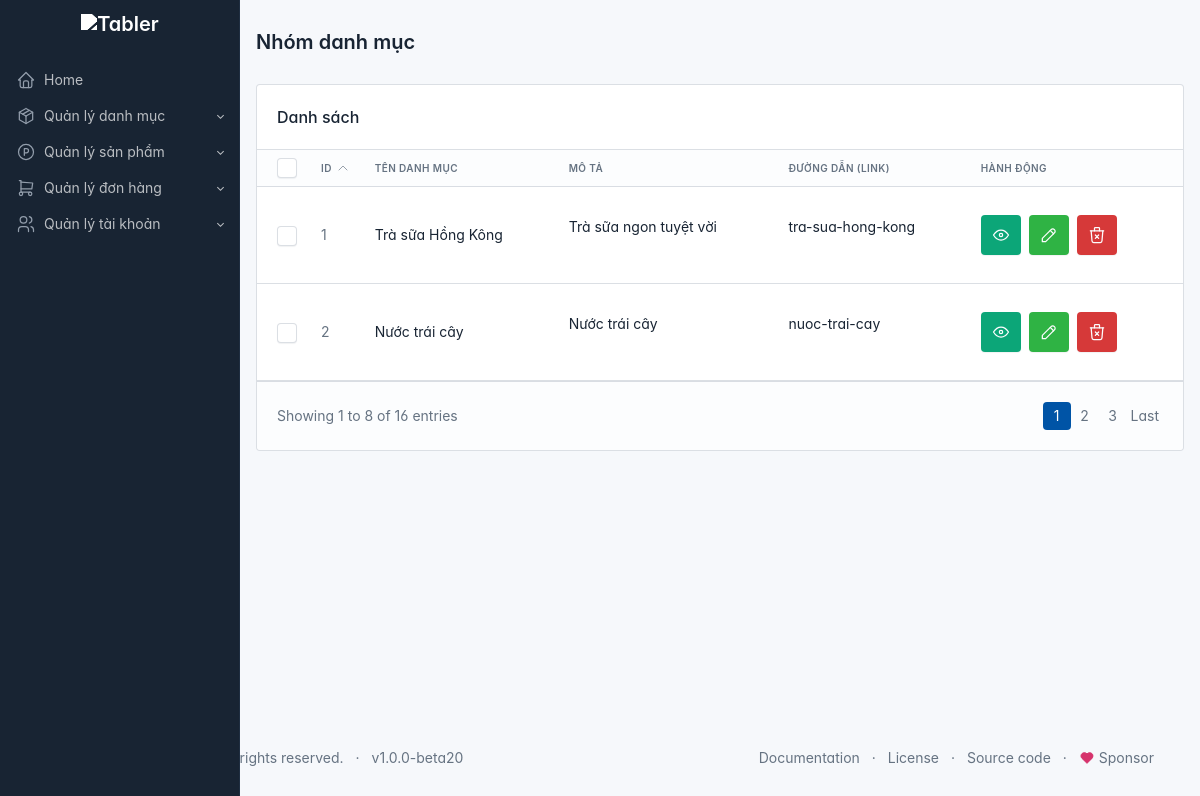
The app's page /admin/index.php?controller=category (signed in) with its own data.
### tables this page shows
CREATE TABLE `product_categories` (
  `id` int NOT NULL,
  `category_name` varchar(100) NOT NULL,
  `slug` varchar(255) NOT NULL,
  `description` varchar(300) NOT NULL,
  `created_at` timestamp NOT NULL DEFAULT CURRENT_TIMESTAMP,
  `updated_at` datetime NOT NULL DEFAULT CURRENT_TIMESTAMP
);

### admin/index.php (called while the page is built, shortened)
<?php
include './block/header.php';
include './block/main.php';
include './block/footer.php';
?>

### admin/category/quan-ly.php (the view, shortened to what this page needs)
<?php
$base_url = "/admin/index.php?controller=category";
$sql = "SELECT * FROM product_categories";
$result = mysqli_query($conn, $sql);
$records_per_page = 2;
$total_records_sql = "SELECT COUNT(*) AS total_records FROM product_categories";
$total_records_result = $conn->query($total_records_sql);
$total_records_row = $total_records_result->fetch_assoc();
$total_records = $total_records_row['total_records'];
$total_pages = ceil($total_records / $records_per_page);
$current_page = isset($_GET['page']) ? $_GET['page'] : 1;
$offset = ($current_page - 1) * $records_per_page;
$sql = "SELECT * FROM product_categories LIMIT $records_per_page OFFSET $offset";
$result = $conn->query($sql);
?>
<div class="page-wrapper">
    <div class="page-header d-print-none">
        <div class="container-xl">
            <div class="row g-2 align-items-center">
                <div class="col">
                    <h2 class="page-title">
                        Nhóm danh mục
                    </h2>
                </div>
            </div>
        </div>
    </div>
    <div class="page-body">
        <div class="container-xl">
            <div class="row row-deck row-cards">
                <div class="col-12">
                    <div class="card">
                        <div class="card-header">
                            <h3 class="card-title">Danh sách</h3>
                        </div>
                        <div class="table-responsive">
                            <table class="table card-table table-vcenter text-nowrap datatable">
                                <thead>
                                <tr>
                                    <th class="w-1"><input class="form-check-input m-0 align-middle" type="checkbox" aria-label="Select all invoices"></th>
                                    <th class="w-1">ID
                                        <svg xmlns="http://www.w3.org/2000/svg" class="icon icon-sm icon-thick" width="24" height="24" viewBox="0 0 24 24" stroke-width="2" stroke="currentColor" fill="none" stroke-linecap="round" stroke-linejoin="round"><path stroke="none" d="M0 0h24v24H0z" fill="none"/><path d="M6 15l6 -6l6 6" /></svg>
                                    </th>
                                    <th>Tên Danh Mục</th>
                                    <th>Mô tả</th>
                                    <th>Đường dẫn (link)</th>
                                    <th>Hành động</th>
                                </tr>
                                </thead>
                                <tbody>
                                <?php foreach ($result as $categoryItem) { ?>
                                    <tr>
                                        <td><input class="form-check-input m-0 align-middle" type="checkbox" aria-label="Select invoice"></td>
                                        <td><span class="text-secondary"><?= $categoryItem['id'] ?></span></td>
                                        <td><a href="#" class="text-reset" tabindex="-1"><?= $categoryItem['category_name'] ?></a></td>
                                        <td>
                                            <p><?= $categoryItem['description'] ?></p>
                                        </td>
                                        <td>
                                            <p><?= $categoryItem['slug'] ?></p>
                                        </td>
                                        <td class="text-end">
                                            <div class="row g-2 align-items-center">
                                                <div class="col-6 col-sm-4 col-md-2 col-xl-auto py-3">
                                                    <a href="#" class="btn btn-teal w-100 btn-icon">
                                                    </a>
                                                </div>
                                                <div class="col-6 col-sm-4 col-md-2 col-xl-auto py-3">
                                                    <a href="?controller=category&action=edit&cate_id=<?= $categoryItem['id'] ?>" class="btn btn-green w-100 btn-icon">
                                                    </a>
                                                </div>
                                                <div class="col-6 col-sm-4 col-md-2 col-xl-auto py-3">
                                                    <button class="btn btn-red w-100 btn-icon btn-delete-category" data-bs-toggle="modal" data-bs-target="#modal-danger" data-item-id="<?= $categoryItem['id']?>">
                                                    </button>
                                                </div>
                                            </div>
                                        </td>
                                    </tr>
                                <?php } ?>
                                </tbody>
                            </table>
                        </div>
                        <div class="card-footer d-flex align-items-center">
                            <p class="m-0 text-secondary">Showing <span>1</span> to <span>8</span> of <span>16</span> entries</p>
                            <?php
                            $has_next_page = ($current_page < $total_pages);
                            echo '<ul class="pagination m-0 ms-auto">';
                            for ($i = max(1, $current_page - 2); $i <= min($current_page + 2, $total_pages); $i++) {
                                if ($i == $current_page) {
                                    echo '<li class="page-item active"><a class="page-link" href="#">' . $i . '</a></li>';
                                } else {
                                    echo '<li class="page-item"><a class="page-link" href="' . $base_url . '&page=' . $i . '">' . $i . '</a></li>';
                                }
                            }
                            if ($has_next_page) {
                                echo '<li class="page-item"><a class="page-link" href="' . $base_url . '&page=' . $total_pages . '">Last</a></li>';
                            }
                            echo '</ul>';
                            ?>
                        </div>
                    </div>
                </div>
            </div>
        </div>
    </div>
</div>

### admin/block/header.php (style rules this page uses)
:root { --tblr-font-sans-serif: 'Inter Var', -apple-system, BlinkMacSystemFont, San Francisco, Segoe UI, Roboto, Helvetica Neue, sans-serif; }
body { font-feature-settings: "cv03", "cv04", "cv11"; }

### records on screen
product_categories: id "1", category_name "Trà sữa Hồng Kông", description "Trà sữa ngon tuyệt vời", slug "tra-sua-hong-kong"
product_categories: id "2", category_name "Nước trái cây", description "Nước trái cây", slug "nuoc-trai-cay"
